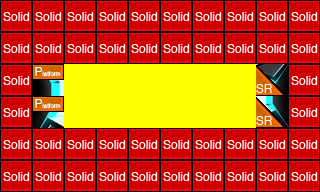

Tiled map render using the project's own tile images. Description and the map definition, with tile-layer contents summarised, below:
An orthogonal 10x6 tile map with 32x32 px tiles, 3 tile layers (exterior, interior, collision), 3 tilesets.

<map version="1.0" orientation="orthogonal" width="10" height="6" tilewidth="32" tileheight="32">
 <tileset firstgid="1" name="colTile" tilewidth="32" tileheight="32">
  <image source="../img/render/metatiles32x32.png" width="160" height="32" />
  <tile id="0">
   <properties>
    <property name="type" value="solid" />
   </properties>
  </tile>
  <tile id="1">
   <properties>
    <property name="type" value="platform" />
   </properties>
  </tile>
  <tile id="2">
   <properties>
    <property name="type" value="lslope" />
   </properties>
  </tile>
  <tile id="3">
   <properties>
    <property name="type" value="rslope" />
   </properties>
  </tile>
 </tileset>
 <tileset firstgid="6" name="outline" tilewidth="32" tileheight="32">
  <image source="../img/render/outline.png" width="192" height="256" />
 </tileset>
 <tileset firstgid="54" name="ship" tilewidth="320" tileheight="192">
  <image source="../img/render/ships/mechanoid/mechanoid_drone_img.png" width="320" height="192" />
 </tileset>
 <layer name="exterior" width="10" height="6">
  <data>[60 cells, 1 non-empty, 1 distinct tile ids]</data>
 </layer>
 <layer name="interior" width="10" height="6">
  <data>[60 cells, 12 non-empty, 1 distinct tile ids]</data>
 </layer>
 <layer name="collision" width="10" height="6">
  <data>[60 cells, 48 non-empty, 3 distinct tile ids]</data>
 </layer>
</map>
